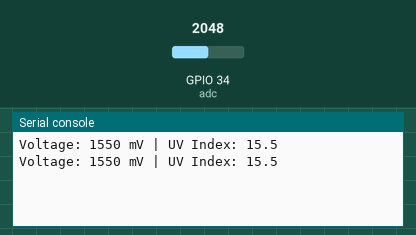
A program run on a simulated ESP32 board running MicroPython. Parts: the last lines printed to the serial console. Inputs (shaded band) come from the test bench; at power-on: GPIO 34 (adc) = 2048 (analog values on the 0–4095 scale).

Above: at 1.2 s.
1.3 s: GPIO 34 (adc) set to 2866
At 2.6 s:
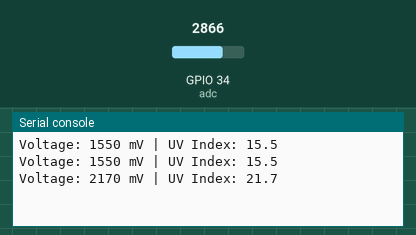
2.8 s: GPIO 34 (adc) set to 3603
At 3.6 s:
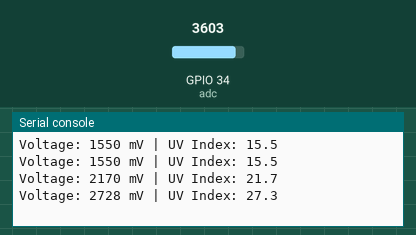
Timing chart, 0 to 5.8 s (numbered marks = the images above; inputs shaded):
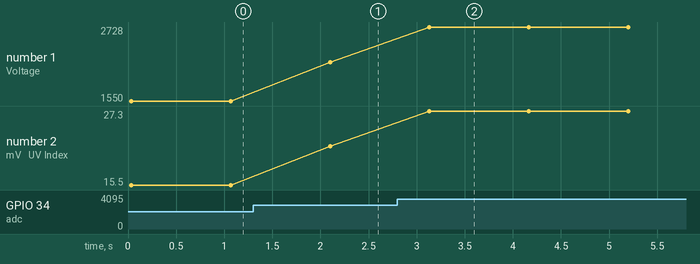

The program:

example_1.py
```python
# Runs on an ESP32 with MicroPython: configures ADC on GPIO34 with 11dB attenuation, averages factory-calibrated microvolt readings (adc.read_uv()), converts to millivolts, estimates UV index as mV/100, and prints the result.
#
# Buy this module: https://shillehtek.com/products/uv-sensor-guva-s12sd-arduino-esp32
# Full manual: https://shillehtek.com/blogs/shillehtek-product-manuals/uv-sensor-guva-s12sd-arduino-esp32-manual
# More examples: https://github.com/shillehbean/shillehtek-examples
#

# GUVA-S12SD UV Sensor - ESP32 MicroPython Example
# SIG Pin: GPIO 34 (ADC1_CH6), VCC: 3.3V, GND: GND
# UV Index is approximately the output voltage in mV divided by 100

from machine import ADC, Pin
import time

adc = ADC(Pin(34))        # GPIO 34: input-only pin on ADC1
adc.atten(ADC.ATTN_11DB)  # Full 0-3.3V input range

while True:
    # Average several readings to smooth out ADC noise
    total_uv = 0
    for _ in range(16):
        total_uv += adc.read_uv()  # Factory-calibrated reading in microvolts
        time.sleep_ms(2)
    millivolts = total_uv / 16 / 1000

    # Approximate solar UV Index: mV / 100
    uv_index = millivolts / 100

    print("Voltage: {:.0f} mV | UV Index: {:.1f}".format(millivolts, uv_index))
    time.sleep(1)
```

Measured:
- after the input at 1.3 s, the serial console: prints a new line after 0.80 s (image 1)
- after the input at 2.8 s, the serial console: prints a new line after 0.33 s (image 2)
- plotted number 1: 1550 → 2170 after the input at 1.3 s, 2170 → 2728 after the input at 2.8 s
- plotted number 2: 15.5 → 21.7 after the input at 1.3 s, 21.7 → 27.3 after the input at 2.8 s
